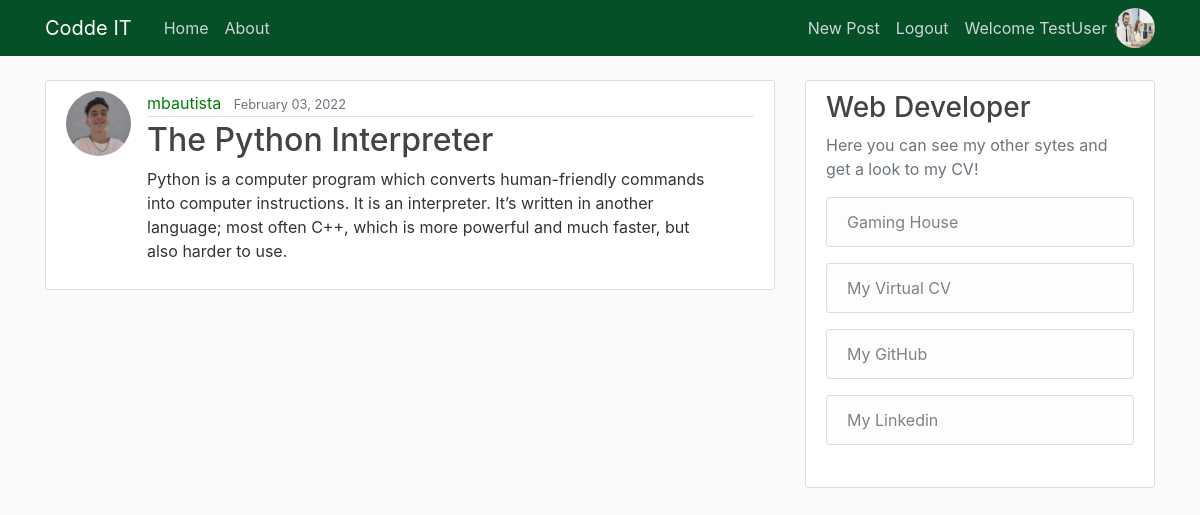
Page /post/29/ (signed in) on the committed database.
### users/models.py (models this page shows, shortened)
class Profile(models.Model):
    user = models.OneToOneField(User, on_delete=models.CASCADE)
    image = models.ImageField(default='default.jpg', upload_to='profile_pics')

### blog/models.py (models this page shows, shortened)
class Post(models.Model):
    title = models.CharField(max_length=100)
    content = models.TextField()
    date_posted = models.DateTimeField(default=timezone.now)
    author = models.ForeignKey(User, on_delete=models.CASCADE)

### blog/views.py (the view)
# urls.py: path('post/<int:pk>/', PostDetailView.as_view(), name='post-detail'),
class PostDetailView(DetailView):
    model = Post

### blog/templates/blog/post_detail.html (shortened to what this page needs)
{% extends "blog/base.html" %}
{% block content %}
<article class="media content-section">
    <img class="rounded-circle article-img" src="{{ object.author.profile.image.url }}">
    <div class="media-body">
      <div class="article-metadata">
        <a class="mr-2" style="color: green;" href="{% url 'user-posts' object.author.username %}">{{ post.author }}</a>
        <small class="text-muted">{{ object.date_posted|date:"F d, Y" }}</small>
      </div>
      <h2 class="article-title">{{ object.title }}</h2>
      <p class="article-content">{{ object.content }}</p>
    </div>
  </article>
{% endblock content %}

### blog/templates/blog/base.html (shortened to what this page needs)
{% load static %}
<!DOCTYPE html>
<html>
<head>
    <link rel="stylesheet" href="https://stackpath.bootstrapcdn.com/bootstrap/4.3.1/css/bootstrap.min.css">
    <link rel="stylesheet" type="text/css" href="{% static 'blog/main.css' %}">
</head>
<body>
    <header class="site-header">
        <nav class="navbar navbar-expand-md navbar-dark bg-steel fixed-top">
          <div class="container">
            <a class="navbar-brand mr-4" href="{% url 'blog-home' %}">Codde IT</a>
            <div class="collapse navbar-collapse" id="navbarToggle">
              <div class="navbar-nav mr-auto">
                <a class="nav-item nav-link" href="{% url 'blog-home' %}">Home</a>
                <a class="nav-item nav-link" href="{% url 'blog-about' %}">About</a>
              </div>
              <div class="navbar-nav">
                {% if user.is_authenticated %}
                <a class="nav-item nav-link" href="{% url 'post-create' %}">New Post</a>
                <a class="nav-item nav-link" href="{% url 'logout' %}">Logout</a>
                <a class="nav-item nav-link" href="{% url 'profile' %}">Welcome {{ user }}</a>
                <img class="rounded-circle" src="{{ user.profile.image.url }}" width="40" height="40">
                {% else %}
                <a class="nav-item nav-link" href="{% url 'login' %}">Login</a>
                <a class="nav-item nav-link" href="{% url 'register' %}">Register</a>
                {% endif %}
              </div>
            </div>
          </div>
        </nav>
    </header>
    <main role="main" class="container">
        <div class="row">
          <div class="col-md-8">
            {% block content %}{% endblock %}
          </div>
          <div class="col-md-4">
            <div class="content-section">
              <h3>Web Developer</h3>
              <p class='text-muted'>Here you can see my other sytes and get a look to my CV!
                <ul class="list-group">
                  <p><a href="http://mbautista.pythonanywhere.com/" class="list-group-item list-group-item-light">Gaming House</a></p>
                  <p><a href="http://cvbautista.pythonanywhere.com/" class="list-group-item list-group-item-light">My Virtual CV</a></p>
                  <p><a href="https://github.com/manubautista/" class="list-group-item list-group-item-light">My GitHub</a></p>
                  <p><a href="https://www.linkedin.com/in/manuel-bautista-695382156/" class="list-group-item list-group-item-light">My Linkedin</a></p>
                </ul>
              </p>
            </div>
          </div>
        </div>
    </main>
</body>
</html>

### blog/static/blog/main.css (style rules this page uses)
body { background: #fafafa; color: #333333; margin-top: 5rem; }
h1, h2, h3, h4, h5, h6 { color: #444444; }
ul { margin: 0; }
.bg-steel { background-color: #065027; }
.site-header .navbar-nav .nav-link { color: #cbd5db; }
.content-section { background: #ffffff; padding: 10px 20px; border: 1px solid #dddddd; border-radius: 3px; margin-bottom: 20px; }
.article-title { color: #444444; }
.article-content { white-space: pre-line; }
.article-img { height: 65px; width: 65px; margin-right: 16px; }
.article-metadata { padding-bottom: 1px; margin-bottom: 4px; border-bottom: 1px solid #e3e3e3 }

### rows in the picture
Post: author.profile.image (picture), author "mbautista", date_posted "February 03, 2022", title "The Python Interpreter", content "Python is a computer program which converts human-friendly commands into computer instructions. It is an interpreter. It’s written in another language; most often C++, which is more powerful and much faster, but also harder to use."

### other values in the picture
{{ user }} "TestUser"
